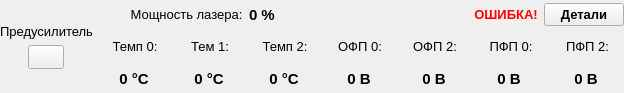
<?xml version="1.0" encoding="UTF-8"?>
<ui version="4.0">
 <class>preamplifier_panel</class>
 <widget class="QWidget" name="preamplifier_panel">
  <property name="geometry">
   <rect>
    <x>0</x>
    <y>0</y>
    <width>624</width>
    <height>93</height>
   </rect>
  </property>
  <property name="sizePolicy">
   <sizepolicy hsizetype="Minimum" vsizetype="Preferred">
    <horstretch>0</horstretch>
    <verstretch>0</verstretch>
   </sizepolicy>
  </property>
  <property name="windowTitle">
   <string>Form</string>
  </property>
  <layout class="QHBoxLayout" name="horizontalLayout_2">
   <property name="leftMargin">
    <number>0</number>
   </property>
   <property name="topMargin">
    <number>0</number>
   </property>
   <property name="rightMargin">
    <number>0</number>
   </property>
   <property name="bottomMargin">
    <number>0</number>
   </property>
   <item>
    <layout class="QHBoxLayout" name="horizontalLayout_3">
     <item>
      <layout class="QVBoxLayout" name="verticalLayout_2">
       <item>
        <spacer name="verticalSpacer_2">
         <property name="orientation">
          <enum>Qt::Vertical</enum>
         </property>
         <property name="sizeHint" stdset="0">
          <size>
           <width>20</width>
           <height>40</height>
          </size>
         </property>
        </spacer>
       </item>
       <item>
        <widget class="QLabel" name="label_4">
         <property name="sizePolicy">
          <sizepolicy hsizetype="Minimum" vsizetype="Preferred">
           <horstretch>0</horstretch>
           <verstretch>0</verstretch>
          </sizepolicy>
         </property>
         <property name="font">
          <font>
           <family>Arial</family>
           <pointsize>10</pointsize>
          </font>
         </property>
         <property name="text">
          <string>Предусилитель</string>
         </property>
         <property name="alignment">
          <set>Qt::AlignCenter</set>
         </property>
        </widget>
       </item>
       <item>
        <layout class="QHBoxLayout" name="horizontalLayout">
         <item>
          <widget class="QPushButton" name="pb_onoff">
           <property name="minimumSize">
            <size>
             <width>36</width>
             <height>24</height>
            </size>
           </property>
           <property name="maximumSize">
            <size>
             <width>36</width>
             <height>24</height>
            </size>
           </property>
           <property name="styleSheet">
            <string notr="true">QPushButton {
	border-image: url(:/images/images/round_button_switch.png);
}

QPushButton::hover {
	border-image: url(:/images/images/round_button_switch_hover.png);
}

QPushButton::checked  {	
	border-image: url(:/images/images/round_button_switch_on.png);
}

QPushButton::hover:checked  {	
	border-image: url(:/images/images/round_button_switch_on_hover.png);
}

QPushButton::checked:disabled  {	
	border-image: url(:/images/images/round_button_switch_on_disabled.png);
}

QPushButton::disabled  {
	border-image: url(:/images/images/round_button_switch_disabled.png);
}</string>
           </property>
           <property name="text">
            <string/>
           </property>
           <property name="checkable">
            <bool>true</bool>
           </property>
          </widget>
         </item>
        </layout>
       </item>
       <item>
        <spacer name="verticalSpacer">
         <property name="orientation">
          <enum>Qt::Vertical</enum>
         </property>
         <property name="sizeHint" stdset="0">
          <size>
           <width>20</width>
           <height>40</height>
          </size>
         </property>
        </spacer>
       </item>
      </layout>
     </item>
     <item>
      <layout class="QVBoxLayout" name="verticalLayout_3">
       <item>
        <layout class="QGridLayout" name="gridLayout_2">
         <property name="spacing">
          <number>3</number>
         </property>
         <item row="2" column="2">
          <widget class="QLabel" name="l_temp_2">
           <property name="minimumSize">
            <size>
             <width>70</width>
             <height>0</height>
            </size>
           </property>
           <property name="maximumSize">
            <size>
             <width>70</width>
             <height>16777215</height>
            </size>
           </property>
           <property name="font">
            <font>
             <family>Arial</family>
             <pointsize>11</pointsize>
             <weight>75</weight>
             <bold>true</bold>
            </font>
           </property>
           <property name="text">
            <string>0 °C</string>
           </property>
           <property name="alignment">
            <set>Qt::AlignCenter</set>
           </property>
          </widget>
         </item>
         <item row="2" column="4">
          <widget class="QLabel" name="l_pd_back_2">
           <property name="minimumSize">
            <size>
             <width>70</width>
             <height>0</height>
            </size>
           </property>
           <property name="maximumSize">
            <size>
             <width>70</width>
             <height>16777215</height>
            </size>
           </property>
           <property name="font">
            <font>
             <family>Arial</family>
             <pointsize>11</pointsize>
             <weight>75</weight>
             <bold>true</bold>
            </font>
           </property>
           <property name="text">
            <string>0 В</string>
           </property>
           <property name="alignment">
            <set>Qt::AlignCenter</set>
           </property>
          </widget>
         </item>
         <item row="2" column="6">
          <widget class="QLabel" name="l_pd_forw_2">
           <property name="minimumSize">
            <size>
             <width>70</width>
             <height>0</height>
            </size>
           </property>
           <property name="maximumSize">
            <size>
             <width>70</width>
             <height>16777215</height>
            </size>
           </property>
           <property name="font">
            <font>
             <family>Arial</family>
             <pointsize>11</pointsize>
             <weight>75</weight>
             <bold>true</bold>
            </font>
           </property>
           <property name="text">
            <string>0 В</string>
           </property>
           <property name="alignment">
            <set>Qt::AlignCenter</set>
           </property>
          </widget>
         </item>
         <item row="1" column="2">
          <widget class="QLabel" name="label_10">
           <property name="sizePolicy">
            <sizepolicy hsizetype="Expanding" vsizetype="Preferred">
             <horstretch>0</horstretch>
             <verstretch>0</verstretch>
            </sizepolicy>
           </property>
           <property name="font">
            <font>
             <family>Arial</family>
             <pointsize>10</pointsize>
            </font>
           </property>
           <property name="text">
            <string>Темп 2:</string>
           </property>
           <property name="alignment">
            <set>Qt::AlignCenter</set>
           </property>
          </widget>
         </item>
         <item row="2" column="1">
          <widget class="QLabel" name="l_temp_1">
           <property name="minimumSize">
            <size>
             <width>70</width>
             <height>0</height>
            </size>
           </property>
           <property name="maximumSize">
            <size>
             <width>70</width>
             <height>16777215</height>
            </size>
           </property>
           <property name="font">
            <font>
             <family>Arial</family>
             <pointsize>11</pointsize>
             <weight>75</weight>
             <bold>true</bold>
            </font>
           </property>
           <property name="text">
            <string>0 °C</string>
           </property>
           <property name="alignment">
            <set>Qt::AlignCenter</set>
           </property>
          </widget>
         </item>
         <item row="1" column="5">
          <widget class="QLabel" name="label_11">
           <property name="sizePolicy">
            <sizepolicy hsizetype="Expanding" vsizetype="Preferred">
             <horstretch>0</horstretch>
             <verstretch>0</verstretch>
            </sizepolicy>
           </property>
           <property name="font">
            <font>
             <family>Arial</family>
             <pointsize>10</pointsize>
            </font>
           </property>
           <property name="text">
            <string>ПФП 0:</string>
           </property>
           <property name="alignment">
            <set>Qt::AlignCenter</set>
           </property>
          </widget>
         </item>
         <item row="1" column="6">
          <widget class="QLabel" name="label_12">
           <property name="sizePolicy">
            <sizepolicy hsizetype="Expanding" vsizetype="Preferred">
             <horstretch>0</horstretch>
             <verstretch>0</verstretch>
            </sizepolicy>
           </property>
           <property name="font">
            <font>
             <family>Arial</family>
             <pointsize>10</pointsize>
            </font>
           </property>
           <property name="text">
            <string>ПФП 2:</string>
           </property>
           <property name="alignment">
            <set>Qt::AlignCenter</set>
           </property>
          </widget>
         </item>
         <item row="1" column="0">
          <widget class="QLabel" name="label_8">
           <property name="sizePolicy">
            <sizepolicy hsizetype="Expanding" vsizetype="Preferred">
             <horstretch>0</horstretch>
             <verstretch>0</verstretch>
            </sizepolicy>
           </property>
           <property name="font">
            <font>
             <family>Arial</family>
             <pointsize>10</pointsize>
            </font>
           </property>
           <property name="text">
            <string>Темп 0:</string>
           </property>
           <property name="alignment">
            <set>Qt::AlignCenter</set>
           </property>
          </widget>
         </item>
         <item row="2" column="3">
          <widget class="QLabel" name="l_pd_back_0">
           <property name="minimumSize">
            <size>
             <width>70</width>
             <height>0</height>
            </size>
           </property>
           <property name="maximumSize">
            <size>
             <width>70</width>
             <height>16777215</height>
            </size>
           </property>
           <property name="font">
            <font>
             <family>Arial</family>
             <pointsize>11</pointsize>
             <weight>75</weight>
             <bold>true</bold>
            </font>
           </property>
           <property name="text">
            <string>0 В</string>
           </property>
           <property name="alignment">
            <set>Qt::AlignCenter</set>
           </property>
          </widget>
         </item>
         <item row="1" column="1">
          <widget class="QLabel" name="label_9">
           <property name="sizePolicy">
            <sizepolicy hsizetype="Expanding" vsizetype="Preferred">
             <horstretch>0</horstretch>
             <verstretch>0</verstretch>
            </sizepolicy>
           </property>
           <property name="font">
            <font>
             <family>Arial</family>
             <pointsize>10</pointsize>
            </font>
           </property>
           <property name="text">
            <string>Тем 1:</string>
           </property>
           <property name="alignment">
            <set>Qt::AlignCenter</set>
           </property>
          </widget>
         </item>
         <item row="2" column="0">
          <widget class="QLabel" name="l_temp_0">
           <property name="minimumSize">
            <size>
             <width>70</width>
             <height>0</height>
            </size>
           </property>
           <property name="maximumSize">
            <size>
             <width>70</width>
             <height>16777215</height>
            </size>
           </property>
           <property name="font">
            <font>
             <family>Arial</family>
             <pointsize>11</pointsize>
             <weight>75</weight>
             <bold>true</bold>
            </font>
           </property>
           <property name="text">
            <string>0 °C</string>
           </property>
           <property name="alignment">
            <set>Qt::AlignCenter</set>
           </property>
          </widget>
         </item>
         <item row="2" column="5">
          <widget class="QLabel" name="l_pd_forw_0">
           <property name="minimumSize">
            <size>
             <width>70</width>
             <height>0</height>
            </size>
           </property>
           <property name="maximumSize">
            <size>
             <width>70</width>
             <height>16777215</height>
            </size>
           </property>
           <property name="font">
            <font>
             <family>Arial</family>
             <pointsize>11</pointsize>
             <weight>75</weight>
             <bold>true</bold>
            </font>
           </property>
           <property name="text">
            <string>0 В</string>
           </property>
           <property name="alignment">
            <set>Qt::AlignCenter</set>
           </property>
          </widget>
         </item>
         <item row="1" column="3">
          <widget class="QLabel" name="label_2">
           <property name="sizePolicy">
            <sizepolicy hsizetype="Expanding" vsizetype="Preferred">
             <horstretch>0</horstretch>
             <verstretch>0</verstretch>
            </sizepolicy>
           </property>
           <property name="font">
            <font>
             <family>Arial</family>
             <pointsize>10</pointsize>
            </font>
           </property>
           <property name="text">
            <string>ОФП 0:</string>
           </property>
           <property name="alignment">
            <set>Qt::AlignCenter</set>
           </property>
          </widget>
         </item>
         <item row="1" column="4">
          <widget class="QLabel" name="label_3">
           <property name="sizePolicy">
            <sizepolicy hsizetype="Expanding" vsizetype="Preferred">
             <horstretch>0</horstretch>
             <verstretch>0</verstretch>
            </sizepolicy>
           </property>
           <property name="font">
            <font>
             <family>Arial</family>
             <pointsize>10</pointsize>
            </font>
           </property>
           <property name="text">
            <string>ОФП 2:</string>
           </property>
           <property name="alignment">
            <set>Qt::AlignCenter</set>
           </property>
          </widget>
         </item>
         <item row="0" column="2">
          <widget class="QLabel" name="l_power">
           <property name="minimumSize">
            <size>
             <width>70</width>
             <height>0</height>
            </size>
           </property>
           <property name="maximumSize">
            <size>
             <width>70</width>
             <height>16777215</height>
            </size>
           </property>
           <property name="font">
            <font>
             <family>Arial</family>
             <pointsize>11</pointsize>
             <weight>75</weight>
             <bold>true</bold>
            </font>
           </property>
           <property name="text">
            <string>0 %</string>
           </property>
          </widget>
         </item>
         <item row="0" column="0" colspan="2">
          <widget class="QLabel" name="label_16">
           <property name="font">
            <font>
             <family>Arial</family>
             <pointsize>10</pointsize>
             <weight>50</weight>
             <bold>false</bold>
            </font>
           </property>
           <property name="text">
            <string>Мощность лазера: </string>
           </property>
           <property name="alignment">
            <set>Qt::AlignRight|Qt::AlignTrailing|Qt::AlignVCenter</set>
           </property>
          </widget>
         </item>
         <item row="0" column="5" colspan="2">
          <widget class="QWidget" name="w_error_box" native="true">
           <layout class="QHBoxLayout" name="horizontalLayout_4">
            <property name="leftMargin">
             <number>0</number>
            </property>
            <property name="topMargin">
             <number>0</number>
            </property>
            <property name="rightMargin">
             <number>0</number>
            </property>
            <property name="bottomMargin">
             <number>0</number>
            </property>
            <item>
             <widget class="QLabel" name="label">
              <property name="palette">
               <palette>
                <active>
                 <colorrole role="WindowText">
                  <brush brushstyle="SolidPattern">
                   <color alpha="255">
                    <red>255</red>
                    <green>0</green>
                    <blue>0</blue>
                   </color>
                  </brush>
                 </colorrole>
                </active>
                <inactive>
                 <colorrole role="WindowText">
                  <brush brushstyle="SolidPattern">
                   <color alpha="255">
                    <red>255</red>
                    <green>0</green>
                    <blue>0</blue>
                   </color>
                  </brush>
                 </colorrole>
                </inactive>
                <disabled>
                 <colorrole role="WindowText">
                  <brush brushstyle="SolidPattern">
                   <color alpha="255">
                    <red>120</red>
                    <green>120</green>
                    <blue>120</blue>
                   </color>
                  </brush>
                 </colorrole>
                </disabled>
               </palette>
              </property>
              <property name="font">
               <font>
                <family>Arial</family>
                <pointsize>10</pointsize>
                <weight>75</weight>
                <bold>true</bold>
               </font>
              </property>
              <property name="text">
               <string>ОШИБКА!</string>
              </property>
              <property name="alignment">
               <set>Qt::AlignCenter</set>
              </property>
             </widget>
            </item>
            <item>
             <widget class="QPushButton" name="pushButton">
              <property name="font">
               <font>
                <family>Arial</family>
                <pointsize>10</pointsize>
                <weight>75</weight>
                <bold>true</bold>
               </font>
              </property>
              <property name="text">
               <string>Детали</string>
              </property>
             </widget>
            </item>
           </layout>
          </widget>
         </item>
        </layout>
       </item>
      </layout>
     </item>
    </layout>
   </item>
  </layout>
 </widget>
 <resources/>
 <connections/>
</ui>
